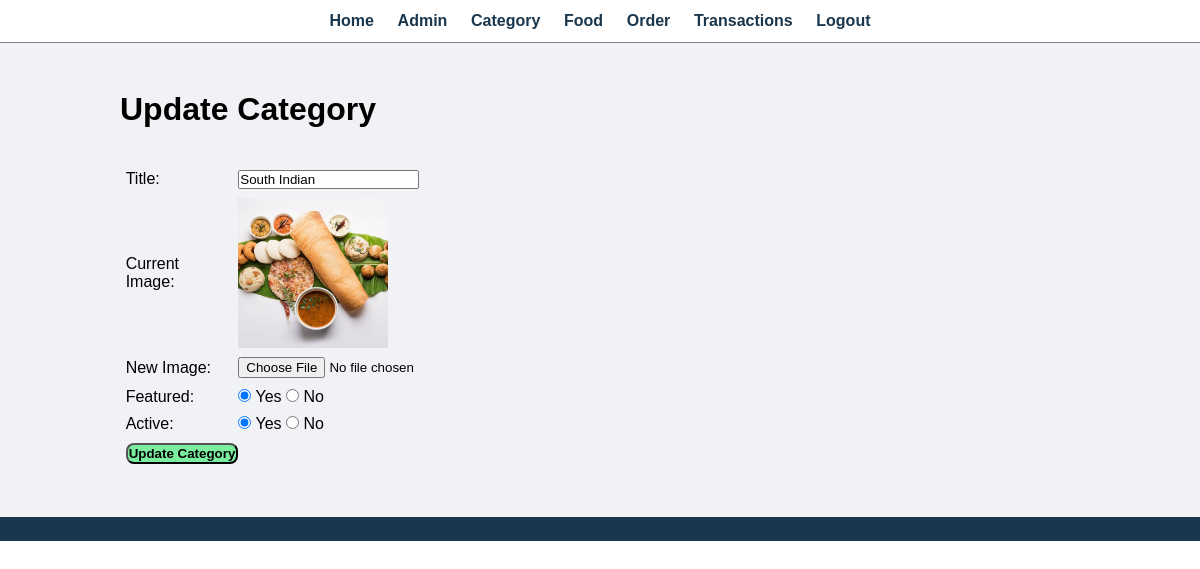
Page /admin/update-category.php?id=9 (signed in) on the committed database.
### tables this page shows
CREATE TABLE `tbl_category` (
  `id` int(10) UNSIGNED NOT NULL,
  `title` varchar(100) NOT NULL,
  `image_name` varchar(255) NOT NULL,
  `featured` varchar(10) NOT NULL,
  `active` varchar(10) NOT NULL
);

### admin/update-category.php (the view, shortened to what this page needs)
<?php include('partials/menu.php'); ?>
<div class="main-content">
    <div class="wrapper">
        <h1>Update Category</h1>
        <br><br>
        <?php
            if(isset($_GET['id']))
            {
                $id = $_GET['id'];
                $sql = "SELECT * FROM tbl_category WHERE id=$id";
                $res = mysqli_query($conn, $sql);
                $count = mysqli_num_rows($res);
                if($count==1)
                {
                    $row = mysqli_fetch_assoc($res);
                    $title = $row['title'];
                    $current_image = $row['image_name'];
                    $featured = $row['featured'];
                    $active = $row['active'];
                }
                else
                {
                    $_SESSION['no-category-found'] = "<div class='error'>Category not Found.</div>";
                    header('location:'.SITEURL.'admin/manage-category.php');
                }
            }
            else
            {
                header('location:'.SITEURL.'admin/manage-category.php');
            }
        ?>
        <form action="" method="POST" enctype="multipart/form-data">
            <table class="tbl-30">
                <tr>
                    <td>Title: </td>
                    <td>
                        <input type="text" name="title" value="<?php echo $title; ?>">
                    </td>
                </tr>
                <tr>
                    <td>Current Image: </td>
                    <td>
                        <?php
                            if($current_image != "")
                            {
                                ?>
                                <img src="<?php echo SITEURL; ?>images/category/<?php echo $current_image; ?>" width="150px">
                                <?php
                            }
                            else
                            {
                                echo "<div class='error'>Image Not Added.</div>";
                            }
                        ?>
                    </td>
                </tr>
                <tr>
                    <td>New Image: </td>
                    <td>
                        <input type="file" name="image">
                    </td>
                </tr>
                <tr>
                    <td>Featured: </td>
                    <td>
                        <input <?php if($featured=="Yes"){echo "checked";} ?> type="radio" name="featured" value="Yes"> Yes
                        <input <?php if($featured=="No"){echo "checked";} ?> type="radio" name="featured" value="No"> No
                    </td>
                </tr>
                <tr>
                    <td>Active: </td>
                    <td>
                        <input <?php if($active=="Yes"){echo "checked";} ?> type="radio" name="active" value="Yes"> Yes
                        <input <?php if($active=="No"){echo "checked";} ?> type="radio" name="active" value="No"> No
                    </td>
                </tr>
                <tr>
                    <td>
                        <input type="submit" name="submit" value="Update Category" class="btn-secondary">
                    </td>
                </tr>
            </table>
        </form>
    </div>
</div>
<?php include('partials/footer.php'); ?>

### css/admin.css (style rules this page uses)
* { margin: 0; padding: 0; font-family: Arial, Helvetica, sans-serif; }
.wrapper { padding: 1%; width: 80%; margin: 0 auto; }
.tbl-30 { width: 30%; }
table tr td { padding: 1%; }
.btn-secondary { background-color: #7bed9f; padding: 1%; color: black; text-decoration: none; font-weight: bold; border-radius: 8px; }
.main-content { background-color: #f1f2f6; padding: 3% 0; }

### rows in the picture
tbl_category: title "South Indian", image_name (picture), featured "☑", active "☑"
